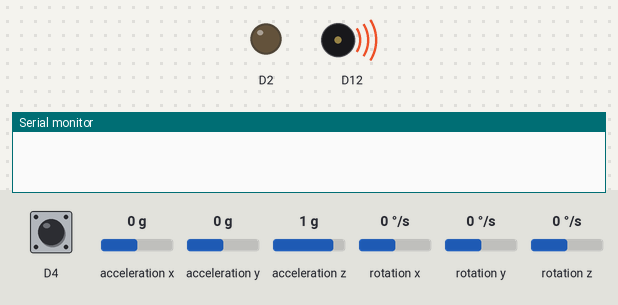
The sketch below on a simulated Arduino Nano 33 IoT. Parts: output pins drawn as LEDs (lit = HIGH), buzzer (waves = sounding), the last lines printed to the serial monitor. The inputs (shaded band) are chosen by the test bench; at power-on: D4 HIGH, acceleration y 0 g, acceleration x 0 g, acceleration z 1 g, rotation x 0 °/s, rotation y 0 °/s, rotation z 0 °/s. Random numbers use the default seed unless the sketch sets one.

Above: at 1.2 s.
1.3 s: D4 pulled LOW for 1 s
5.3 s: D4 pulled LOW for 0.15 s
7.2 s: D4 pulled LOW for 3.2 s
At 8.8 s:
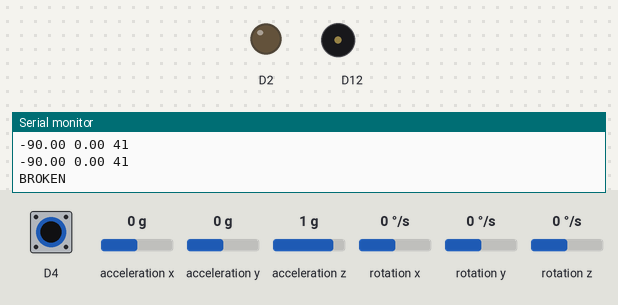
13.4 s: D4 driven LOW
16.4 s: acceleration y set to 0.4 g
18.2 s: acceleration y set to 0.7 g
At 34.2 s:
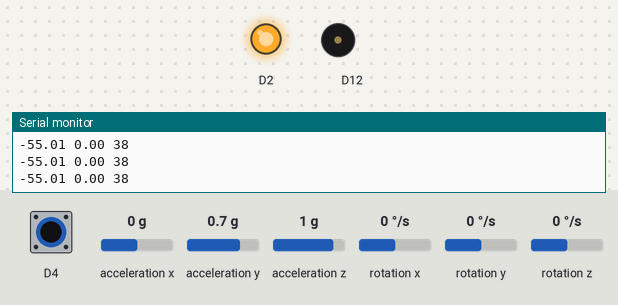
Timing chart, 0 to 34.5 s (numbered marks = the images above; inputs shaded):
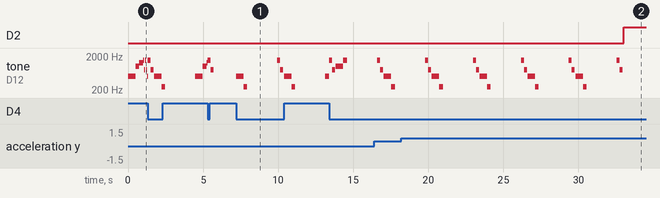

Measured:
- the behaviour switches between 0.5 and 0.6 g on acceleration y (found by bisection; images 1 and 2)
- after the input at 7.2 s, tone on D12: plays 500 Hz for 0.50 s, 250 Hz for 0.25 s, 1500 Hz for 0.20 s, 800 Hz for 0.20 s, 500 Hz for 0.50 s, 250 Hz for 0.25 s … (7 notes in this stretch), starting at once
- after the input at 18.2 s, D2: LOW → HIGH after 14.8 s
- by itself, tone on D12: plays 1500 Hz for 0.20 s, 800 Hz for 0.20 s, 500 Hz for 0.50 s, 250 Hz for 0.25 s, 500 Hz for 0.50 s, 1000 Hz for 0.25 s … (7 notes in this stretch)

The sketch:

mgP3.ino
```cpp
#include <Arduino_LSM6DS3.h>
#include <CapacitiveSensor.h>

///ENUM Dictating the current looping state of the game.
enum GameState {
  WAITING,
  PLAYING,
  VICTORY,
  GAMEOVER
};

///ENUM Dictating the current state of the keyturn.
enum KeyState {
  BROKEN,
  DANGER,
  SAFE,
  COMPLETED
};

//Global GameState to hold the current loop the game is in.
GameState currentState;

//Tones for main menu jingle
int mainMenuTone[7] = {500, 1000, 1250, 1500, 800, 1500, 800};
int mainMenuDur[7] = {500, 250, 250, 64, 64, 64, 64};

//Used to hold the time for our integrals
int prevMillis;

//Holds the calculated angles for future calculation
float angleX = 0, angleY = 0;
float savedAngleX = 0, savedAngleY = 0;

//Capacitive Sensor setup
CapacitiveSensor sensor = CapacitiveSensor(3,4);

//Plays a tone for a specific amount of time (includes delay)
void playFor(int ton, int del) {
  tone(12, ton);
  delay(del);
  noTone(12);
}

//Vibrates the motor
void vibrate(bool on) {
  digitalWrite(2, on);
}

 //Checks our capacitive sensor to see if the user is holding it.
 //If this is the start of the hold, then we save the angleX and angleY
 //If this is the end of the hold, we clear the angleX and angleY.
 //We then return whehter the user is holding it.
bool checkHold() {
  bool check = sensor.capacitiveSensor(30) > 2000;
  if (check && savedAngleX == 0) {
    savedAngleX = angleX;
    savedAngleY = angleY;
  }
  else if (!check) {
    savedAngleX = 0;
    savedAngleY = 0;
  }
  return check;
}

//Here we check the angles being delivered from the IMU.
//To do this, we retrieve the angular velocity from the IMU.
//We then retrieve the regular acceleration from the IMU.
//We then multiply the velocity of the IMU with the time to get rotational position.
//We calculate the angle of the regular acceleration, and use it as a correction factor for the velocity
//This works since, at rest, gravity will be pulling on the sensor causing acceleration in that direction.
//We then calculate the difference between our calculated vertical angle and the target vertical angle.
//Depending on this difference, the threshold for Danger and Broken becomes increasingly more strict.
//If the difference is < 10, then the key is able to turn fully without breaking.
KeyState checkAngles(int angleGoal) {
  float x, y, z, ax, ay, az, dt;

  IMU.readGyroscope(x, y, z);
  IMU.readAcceleration(ax, ay, az);

  unsigned long currentMillis = millis();
  dt = (currentMillis - prevMillis) / 1000.0;
  prevMillis = currentMillis;

  float accelAngleX = atan2(ay, az) * 180/PI;
  float accelAngleY = atan(-ax / sqrt(pow(ay, 2) + pow(az, 2))) * 180/PI;

  angleX = 0.95*(angleX + x*dt) + 0.05*accelAngleX;
  angleY = 0.95*(angleY + y*dt) + 0.05*accelAngleY;

  float trueX = (angleX >= -90) ? angleX - 90 : 270 - abs(angleX);

  Serial.print(trueX);
  Serial.print(" ");
  Serial.print(savedAngleY);
  Serial.print(" ");

  int gap = min(90, abs(savedAngleY - angleGoal));

  Serial.println(gap);

  if (gap <= 10) {
    if (trueX <= -85) {
      return COMPLETED;
    }
    return SAFE;
  }
  if (trueX <= -90 + gap - 10) {
    return BROKEN;
  }
  if (trueX <= (-90 + gap - 10) * 2/3) {
    return DANGER;
  }
  return SAFE;
}

//Waiting loop that plays the main menu theme and warms up the angle checking system.
void waiting() {
  int lastMill = millis();
  int i = 0;
  angleX = angleY = 0;
  tone(12, mainMenuTone[i]);
  while (!checkHold())
  {
    int currMill = millis();
    if (currMill - lastMill > mainMenuDur[i]) {
      i = (i + 1) % 7;
      tone(12, mainMenuTone[i]);
      lastMill = millis();
    }
  }

  playFor(1500, 200);
  playFor(800, 200);

  for (int i = 0; i < 50; i++) {
    checkAngles(0);
  }

  currentState = PLAYING;
}

//Continuously checks the angle to ensure proper angle measurement.
//Only when the button is being held does the KeyState actually affect anything.
//Uses the KeyState to determine when to vibrate and when to progress.
void gamePlay() {
  int angleGoal = random(-60, 60);
  Serial.println(angleGoal);
  int danger = 0;

  while (currentState == PLAYING) {
    KeyState key = checkAngles(angleGoal);
    if (checkHold()) {
      switch(key) {
        case SAFE:
          ////Serial.println("SAFE");
          vibrate(0);
          break;
        case DANGER:
          //Serial.println("DANGER");
          vibrate(1);
          break;
        case BROKEN:
          Serial.println("BROKEN");
          vibrate(0);
          currentState = GAMEOVER;
          break;
        case COMPLETED:
          Serial.println("COMPLETE");
          vibrate(0);
          currentState = VICTORY;
          break;
      }
    }
    else {
      vibrate(0);
    }
  }
  vibrate(0);
}

//Based on whether the gamestate is VICTORY or GAMEOVER, sends a tone to the user to indicate loss or win.
void gameOver() {
  switch (currentState) {
    case GAMEOVER:
      playFor(500, 500);
      playFor(250, 250);
      break;
    case VICTORY:
      playFor(1000, 500);
      playFor(1500, 250);
      break;
  }
  delay(2000);
}

//Sets up the IMU, random number generator, and pins.
void setup() {
  randomSeed(analogRead(0));
  pinMode(2, OUTPUT);
  IMU.begin();
  prevMillis = millis();
}

//Loops through the main menu, gameplay, and gameover sections.
void loop() {
  waiting();
  gamePlay();
  gameOver();
}
```
